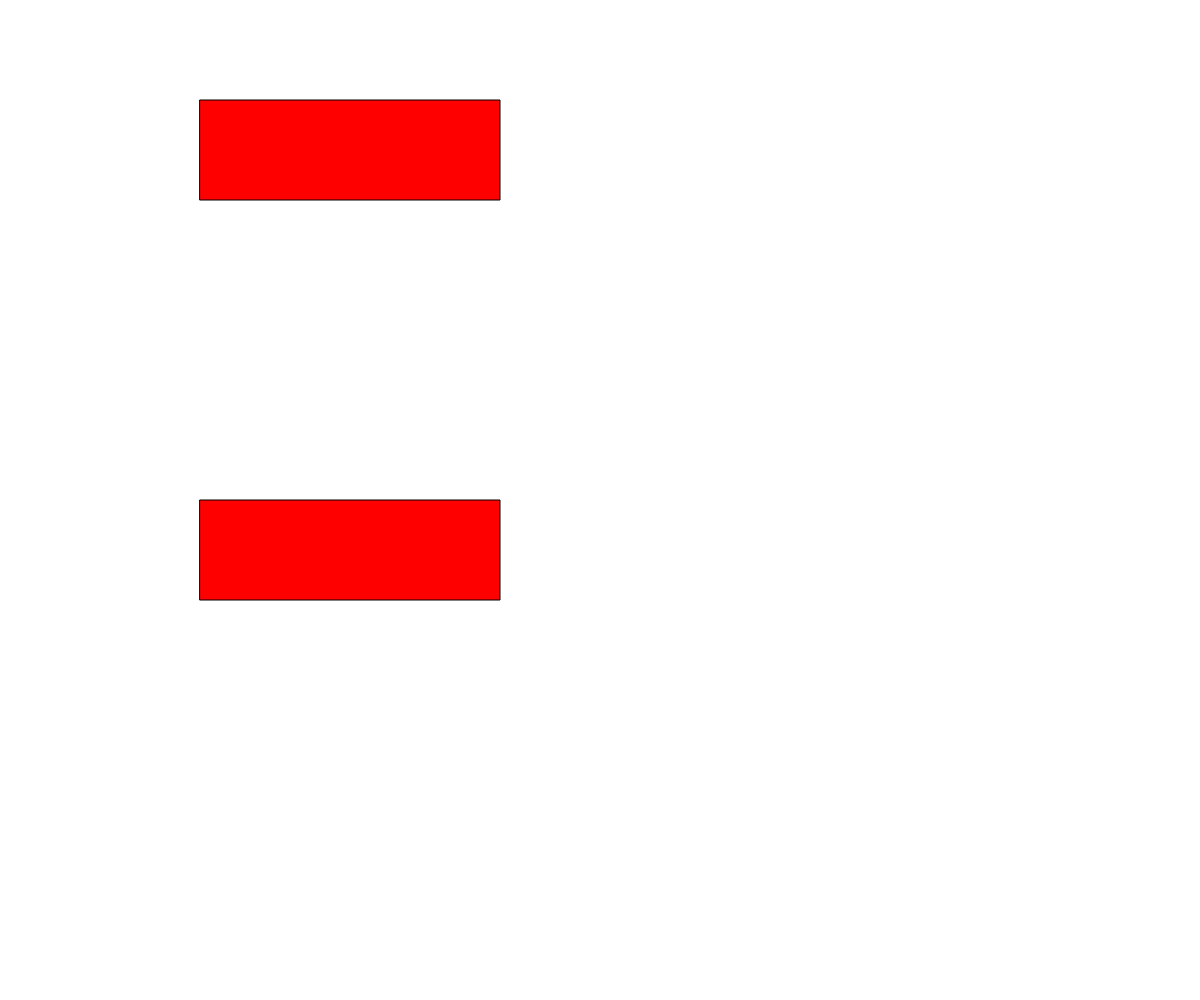
Frame 1 (no input)
Frame 60 (no input): identical to frame 1, image omitted
Frame 120 (the mouse pressed at the canvas centre since frame 60): blank canvas, image omitted

The p5.js sketch that drew this single still picture (run headless with seeded random() and noise() and a simulated clock; from frame 60 on, the mouse is pressed at the canvas centre):

// p5.js sketch
// ── sketch.js
// Project Title
// Your Name
// Date
//
// Extra for Experts:
// - describe what you did to take this project "above and beyond"

class Button{
  constructor(x, y){
    this.x = x;
    this.y = y;
    this.h = 100;
    this.w = 300;
    this.state = false;
  }
  isHovering(){
    if(mouseX >= this.x && mouseX <= this.x + this.w && mouseY >= this.y && mouseY <= this.y + this.h ){
      fill("red");
      rect(this.x +20, this.y +10, this.w -40, this.h -20);
    }
    else{
      fill("red");
      rect(this.x, this.y, this.w, this.h);
    }
  }
  isPressed(){
    if(mouseIsPressed){
      if(mouseX >= this.x && mouseX <= this.x + this.w && mouseY >= this.y && mouseY <= this.y + this.h ){
        return true;
      }
    }
    else{
      return false;
    }
  }
}

let firstButton, secondButton;

function setup() {
  createCanvas(windowWidth, windowHeight);
  firstButton = new Button(200, 100);
  secondButton = new Button(200, 500);
}

function draw() {
  background(255);
  if(firstButton.state === false){  
    firstButton.isHovering();
    firstButton.state = firstButton.isPressed();
  }
  if (firstButton.state === true){
    background(0);
  }
  if(secondButton.state === false){  
    secondButton.isHovering();
    secondButton.state = secondButton.isPressed();
  }
  if (secondButton.state === true){
    background(222, 0, 0);
  }
}
